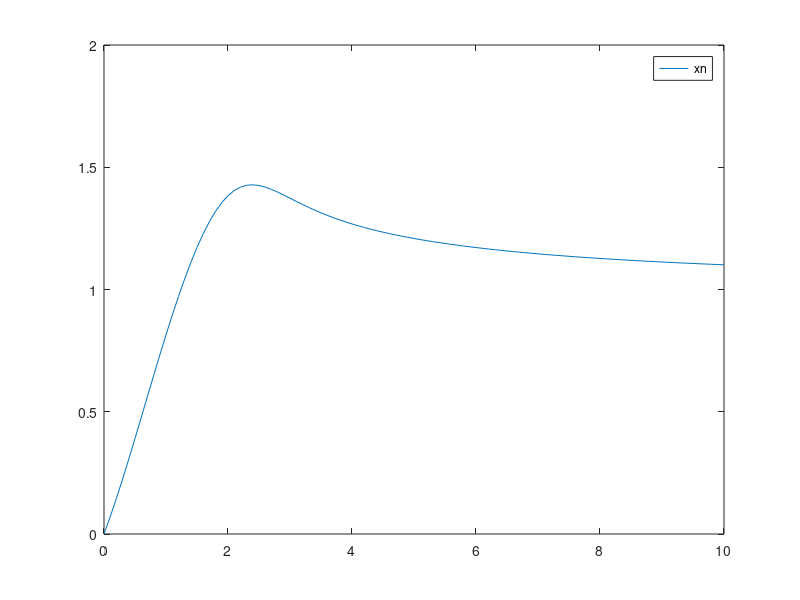

Recreate this plot in MATLAB.
clc; clear all; more off;
disp("Ejercicio 5")
function y = f(t, x, x1)
    y = fsolve(@(u) u^2 + t * x - exp(-u) - t, x1);
endfunction

a = 0; b = 10; mu = 0; h = 0.1;

x1 = f(a, mu, 0);

N = round((b - a) / h);
t = a * ones(1, N + 1);
x = mu * ones(1, N + 1);

for n = 1:N
    x(n + 1) = x(n) + h * f(t(n), x(n), x1);
    t(n + 1) = t(n) + h;
    x1 = (x(n + 1) - x(n)) / h; # proxima semilla
endfor

figure(1); clf; plot(t, x, ";xn;");
disp("==== FIN ====")
